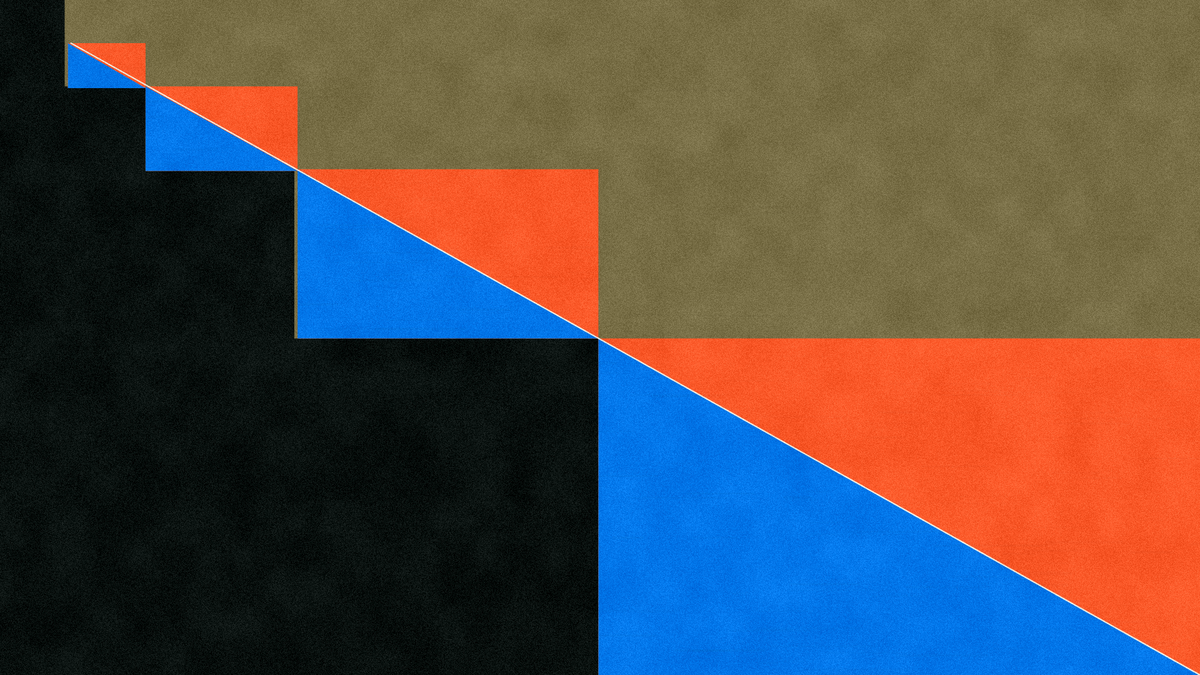
Frame 1 (no input)
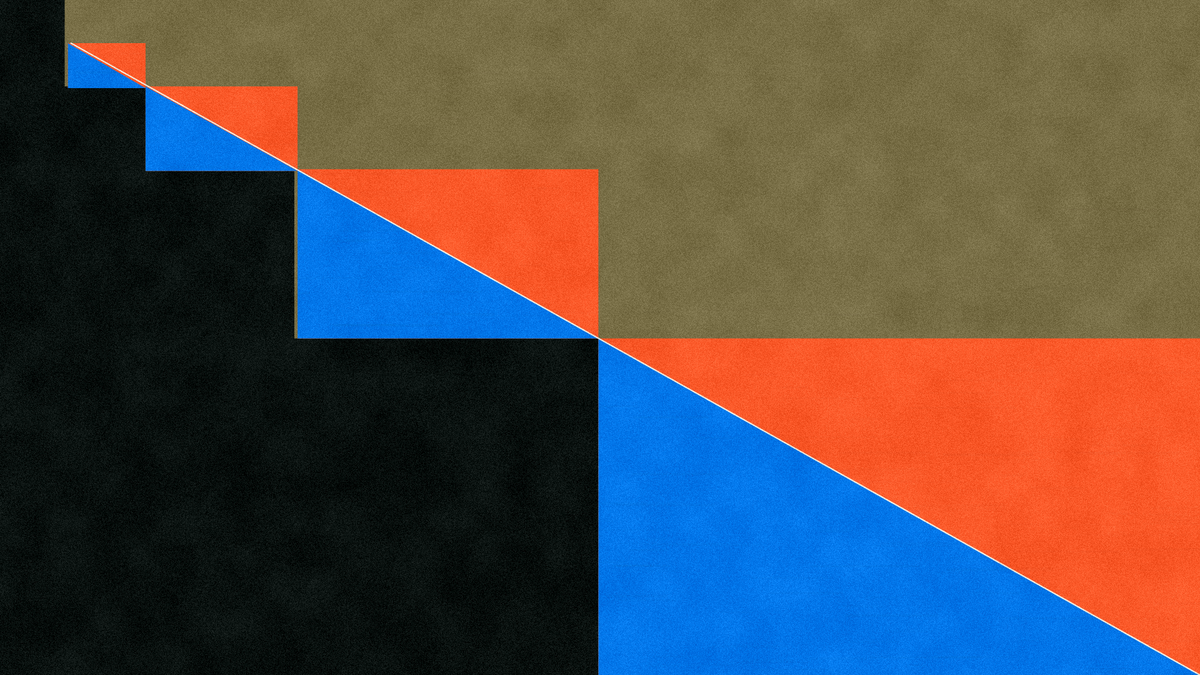
Frame 2 (the mouse pressed at the canvas centre, redrawn once)

The p5.js sketch that drew these frames (run headless with seeded random() and noise() and a simulated clock; the mouse was pressed at the canvas centre and the sketch redrawn once):

// p5.js sketch
// ── sketch.js
function setup() {
  createCanvas(1920, 1080);
  noLoop();
  pixelDensity(1);
}

function draw() {
  const sx = width / 371;
  const sy = height / 375;

  const X = v => v * sx;
  const Y = v => v * sy;

  background(122, 112, 72);

  noStroke();

  // black stepped mass
  fill(10, 18, 16);
  beginShape();
  vertex(X(0), Y(0));
  vertex(X(20), Y(0));
  vertex(X(20), Y(48));
  vertex(X(45), Y(48));
  vertex(X(45), Y(95));
  vertex(X(91), Y(95));
  vertex(X(91), Y(188));
  vertex(X(185), Y(188));
  vertex(X(185), Y(375));
  vertex(X(0), Y(375));
  endShape(CLOSE);

  // orange stepped blocks
  fill(255, 91, 43);
  rect(X(21), Y(24), X(24), Y(25));
  rect(X(45), Y(48), X(47), Y(47));
  rect(X(92), Y(94), X(93), Y(94));
  rect(X(185), Y(188), X(186), Y(187));

  // blue diagonal stair triangles / blocks
  fill(0, 120, 235);

  triangle(X(21), Y(24), X(45), Y(49), X(21), Y(49));

  beginShape();
  vertex(X(45), Y(48));
  vertex(X(92), Y(95));
  vertex(X(45), Y(95));
  endShape(CLOSE);

  beginShape();
  vertex(X(92), Y(94));
  vertex(X(185), Y(188));
  vertex(X(92), Y(188));
  endShape(CLOSE);

  beginShape();
  vertex(X(185), Y(188));
  vertex(X(371), Y(375));
  vertex(X(185), Y(375));
  endShape(CLOSE);

  // thin white diagonal edge
  stroke(245, 238, 225);
  strokeWeight(width * 0.00115);
  line(X(22), Y(24), X(371), Y(375));

  addPrintTexture()
}

function addPrintTexture() {
  loadPixels();

  for (let y = 0; y < height; y++) {
    for (let x = 0; x < width; x++) {
      const i = 4 * (x + y * width);
      const n = noise(x * 0.018, y * 0.018);
      const grain = random(-18, 14) + map(n, 0, 1, -10, 10);

      pixels[i] = constrain(pixels[i] + grain, 0, 255);
      pixels[i + 1] = constrain(pixels[i + 1] + grain, 0, 255);
      pixels[i + 2] = constrain(pixels[i + 2] + grain, 0, 255);
    }
  }

  updatePixels();

  noStroke();

  for (let i = 0; i < 32000; i++) {
    fill(255, random(5, 18));
    circle(random(width), random(height), random(0.4, 1.6));
  }

  for (let i = 0; i < 18000; i++) {
    fill(0, random(3, 10));
    circle(random(width), random(height), random(0.35, 1.1));
  }

  blendMode(MULTIPLY);
  for (let i = 0; i < 420; i++) {
    fill(110, 70, 35, random(2, 7));
    rect(random(width), random(height), random(30, 180), random(1, 4));
  }
  blendMode(BLEND);
}
